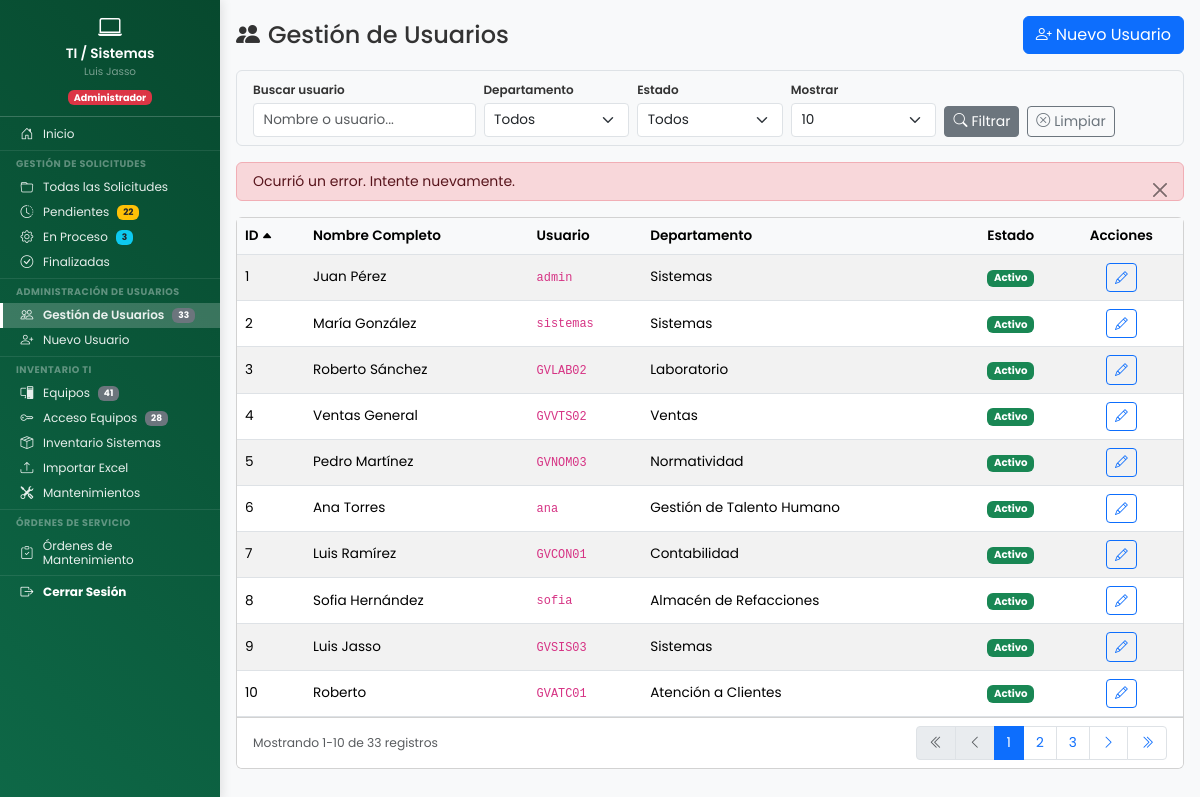
The page /dashboard/sistemas/gestion_usuarios/dashboard_usuarios.php?msg=error (signed in) on the database its author committed.
### tables this page shows
CREATE TABLE `usuarios` (
  `id` int(11) NOT NULL,
  `nombre_completo` varchar(150) NOT NULL,
  `no_nomina` varchar(20) DEFAULT NULL COMMENT 'Número de nómina del empleado',
  `puesto` varchar(100) DEFAULT NULL COMMENT 'Puesto del empleado',
  `fecha_ingreso` date DEFAULT NULL COMMENT 'Fecha de ingreso a la empresa',
  `periodo_pago` enum('quincenal','semanal') DEFAULT NULL COMMENT 'Periodo de pago del empleado',
  `empresa` enum('resimex','carganova') DEFAULT NULL COMMENT 'Empresa del empleado',
  `jornada` enum('lunes_viernes','lunes_sabado') DEFAULT 'lunes_sabado' COMMENT 'Tipo de jornada laboral',
  `usuario` varchar(50) NOT NULL,
  `password` varchar(255) NOT NULL,
  `departamento` varchar(100) NOT NULL,
  `departamento_id` int(11) DEFAULT NULL,
  `es_colaborativo` tinyint(1) NOT NULL DEFAULT 0,
  `activo` tinyint(1) NOT NULL DEFAULT 1,
  `es_admin_area` tinyint(1) DEFAULT 0 COMMENT 'Rol Administrativo/Jefe de área para Vacaciones (1=Sí, 0=No)',
  `fecha_registro` datetime NOT NULL DEFAULT current_timestamp(),
  `ultimo_acceso` datetime DEFAULT NULL,
  `created_by` int(11) DEFAULT NULL COMMENT 'ID del usuario que creó este registro',
  `updated_at` datetime DEFAULT NULL COMMENT 'Fecha y hora de última actualización',
  `updated_by` int(11) DEFAULT NULL COMMENT 'ID del usuario que realizó la última actualización'
);

CREATE TABLE `departamentos` (
  `id` int(11) NOT NULL,
  `codigo` varchar(50) NOT NULL COMMENT 'Código único (ej: mantenimiento, sistemas)',
  `nombre` varchar(100) NOT NULL COMMENT 'Nombre completo para mostrar',
  `activo` tinyint(1) DEFAULT 1,
  `fecha_creacion` timestamp NOT NULL DEFAULT current_timestamp()
);

### dashboard/sistemas/gestion_usuarios/dashboard_usuarios.php (the view, shortened to what this page needs)
<?php
$pdo = conectarDB();
$buscar_usuario = isset($_GET['buscar_usuario']) ? trim($_GET['buscar_usuario']) : '';
$registros_por_pagina = isset($_GET['por_pagina']) ? (int)$_GET['por_pagina'] : 10;
$pagina_actual = isset($_GET['pagina']) ? (int)$_GET['pagina'] : 1;
$orden = isset($_GET['orden']) ? $_GET['orden'] : 'id';
$direccion = isset($_GET['dir']) ? $_GET['dir'] : 'ASC';
$registros_por_pagina = in_array($registros_por_pagina, [10, 25, 50]) ? $registros_por_pagina : 10;
$pagina_actual = max(1, $pagina_actual);
$orden = in_array($orden, ['id', 'nombre_completo', 'usuario', 'departamento']) ? $orden : 'id';
$direccion = in_array(strtoupper($direccion), ['ASC', 'DESC']) ? strtoupper($direccion) : 'ASC';
$offset = ($pagina_actual - 1) * $registros_por_pagina;
$where_conditions = [];
$params = [];
$where_sql = !empty($where_conditions) ? 'WHERE ' . implode(' AND ', $where_conditions) : '';
$sql_count = "SELECT COUNT(*) as total FROM usuarios u $where_sql";
$stmt_count = $pdo->prepare($sql_count);
$stmt_count->execute($params);
$total_registros = $stmt_count->fetch(PDO::FETCH_ASSOC)['total'];
$total_paginas = ceil($total_registros / $registros_por_pagina);
$sql = "SELECT
            u.id,
            u.nombre_completo,
            u.usuario,
            u.departamento,
            d.nombre AS departamento_nombre,
            u.activo,
            u.fecha_registro,
            u.ultimo_acceso
        FROM usuarios u
        LEFT JOIN departamentos d ON u.departamento_id = d.id
        $where_sql
        ORDER BY u.$orden $direccion
        LIMIT :limit OFFSET :offset";
$stmt = $pdo->prepare($sql);
$stmt->bindValue(':limit', $registros_por_pagina, PDO::PARAM_INT);
$stmt->bindValue(':offset', $offset, PDO::PARAM_INT);
$stmt->execute();
$usuarios = $stmt->fetchAll(PDO::FETCH_ASSOC);
function buildUrl($params_override = []) {
    $params = array_merge($_GET, $params_override);
    return '?' . http_build_query($params);
}
?>
<!DOCTYPE html>
<html lang="es">
<head>
    <link href="https://cdn.jsdelivr.net/npm/bootstrap@5.3.2/dist/css/bootstrap.min.css" rel="stylesheet">
    <link rel="stylesheet" href="https://cdn.jsdelivr.net/npm/bootstrap-icons@1.11.1/font/bootstrap-icons.css">
    <link rel="stylesheet" href="<?php echo URL_BASE; ?>assets/css/dashboard.css">
    <link rel="stylesheet" href="<?php echo URL_BASE; ?>assets/css/formularios.css">
    <link rel="stylesheet" href="<?php echo URL_BASE; ?>assets/css/base/variables.css">
    <link rel="stylesheet" href="<?php echo URL_BASE; ?>assets/css/components/sidebar.css">
    <link rel="stylesheet" href="<?php echo URL_BASE; ?>assets/css/components/hamburger.css">
    <link rel="stylesheet" href="<?php echo URL_BASE; ?>assets/css/layouts/dashboard-layout.css">
    <link rel="stylesheet" href="<?php echo URL_BASE; ?>assets/css/utilities/responsive.css">
</head>
<body>
    <div class="dashboard-container">
        <?php include __DIR__ . '/../../../includes/sidebar/sidebar_ti.php'; ?>
        <main class="main-content">
            <div class="content-wrapper">
                <div class="row mb-3">
                    <div class="col">
                        <div class="d-flex justify-content-between align-items-center">
                            <h4 class="mb-0"><i class="bi bi-people-fill me-2"></i>Gestión de Usuarios</h4>
                            <a href="<?php echo URL_BASE; ?>dashboard/sistemas/gestion_usuarios/crear_usuario.php" class="btn btn-primary">
                                <i class="bi bi-person-plus me-1"></i>Nuevo Usuario
                            </a>
                        </div>
                    </div>
                </div>
                <div class="card filtros-card mb-3">
                    <div class="card-body py-2">
                        <form method="GET" class="row g-2 align-items-end">
                            <div class="col-md-3">
                                <label class="form-label small mb-1">Buscar usuario</label>
                                <input type="text" name="buscar_usuario" class="form-control form-control-sm"
                                       placeholder="Nombre o usuario..." value="<?php echo htmlspecialchars($buscar_usuario); ?>">
                            </div>
                            <div class="col-md-2">
                                <label class="form-label small mb-1">Departamento</label>
                                <select name="departamento" class="form-select form-select-sm">
                                    <option value="">Todos</option>
                                </select>
                            </div>
                            <div class="col-md-2">
                                <label class="form-label small mb-1">Estado</label>
                                <select name="estado" class="form-select form-select-sm">
                                    <option value="">Todos</option>
                                </select>
                            </div>
                            <div class="col-md-2">
                                <label class="form-label small mb-1">Mostrar</label>
                                <select name="por_pagina" class="form-select form-select-sm">
                                    <option value="10" <?php echo $registros_por_pagina == 10 ? 'selected' : ''; ?>>10</option>
                                </select>
                            </div>
                            <div class="col-md-3">
                                <button type="submit" class="btn btn-sm btn-secondary me-1">
                                    <i class="bi bi-search me-1"></i>Filtrar
                                </button>
                                <a href="<?php echo URL_BASE; ?>dashboard/sistemas/gestion_usuarios/dashboard_usuarios.php" class="btn btn-sm btn-outline-secondary">
                                    <i class="bi bi-x-circle me-1"></i>Limpiar
                                </a>
                            </div>
                        </form>
                    </div>
                </div>
                <?php if (isset($_GET['msg'])): ?>
                    <?php
                    $mensajes = [
                        'creado' => ['success', 'Usuario creado correctamente.'],
                        'actualizado' => ['success', 'Usuario actualizado correctamente.'],
                        'activado' => ['success', 'Usuario activado correctamente.'],
                        'desactivado' => ['warning', 'Usuario desactivado correctamente.'],
                        'error' => ['danger', 'Ocurrió un error. Intente nuevamente.'],
                        'error_usuario_existe' => ['danger', 'El nombre de usuario ya existe.'],
                    ];
                    $msg = $_GET['msg'];
                    if (isset($mensajes[$msg])):
                    ?>
                        <div class="alert alert-<?php echo $mensajes[$msg][0]; ?> alert-dismissible fade show py-2" role="alert">
                            <?php echo $mensajes[$msg][1]; ?>
                            <button type="button" class="btn-close" data-bs-dismiss="alert"></button>
                        </div>
                    <?php endif; ?>
                <?php endif; ?>
                <div class="card">
                    <div class="card-body p-0">
                        <div class="table-responsive">
                            <table class="table table-hover table-striped mb-0">
                                <thead>
                                    <tr>
                                        <?php
                                        $columnas = [
                                            'id' => 'ID',
                                            'nombre_completo' => 'Nombre Completo',
                                            'usuario' => 'Usuario',
                                            'departamento' => 'Departamento'
                                        ];
                                        foreach ($columnas as $col => $label):
                                            $nueva_dir = ($orden === $col && $direccion === 'ASC') ? 'DESC' : 'ASC';
                                            $icono = '';
                                            if ($orden === $col) {
                                                $icono = $direccion === 'ASC' ? '<i class="bi bi-caret-up-fill sort-icon"></i>' : '<i class="bi bi-caret-down-fill sort-icon"></i>';
                                            }
                                        ?>
                                            <th class="th-sortable" onclick="window.location='<?php echo buildUrl(['orden' => $col, 'dir' => $nueva_dir, 'pagina' => 1]); ?>'">
                                                <?php echo $label . $icono; ?>
                                            </th>
                                        <?php endforeach; ?>
                                        <th class="text-center">Estado</th>
                                        <th class="text-center">Acciones</th>
                                    </tr>
                                </thead>
                                <tbody>
                                    <?php if (count($usuarios) > 0): ?>
                                        <?php foreach ($usuarios as $usuario): ?>
                                            <tr>
                                                <td><?php echo $usuario['id']; ?></td>
                                                <td><?php echo htmlspecialchars($usuario['nombre_completo']); ?></td>
                                                <td><code><?php echo htmlspecialchars($usuario['usuario']); ?></code></td>
                                                <td><?php echo htmlspecialchars($usuario['departamento_nombre'] ?? $usuario['departamento']); ?></td>
                                                <td class="text-center">
                                                    <?php if ($usuario['activo']): ?>
                                                        <span class="badge badge-activo">Activo</span>
                                                    <?php else: ?>
                                                        <span class="badge badge-inactivo">Inactivo</span>
                                                    <?php endif; ?>
                                                </td>
                                                <td class="text-center">
                                                    <a href="<?php echo URL_BASE; ?>dashboard/sistemas/gestion_usuarios/editar_usuario.php?id=<?php echo $usuario['id']; ?>"
                                                       class="btn btn-sm btn-outline-primary btn-accion" title="Editar">
                                                        <i class="bi bi-pencil"></i>
                                                    </a>
                                                </td>
                                            </tr>
                                        <?php endforeach; ?>
                                    <?php endif; ?>
                                </tbody>
                            </table>
                        </div>
                    </div>
                    <?php if ($total_paginas > 1): ?>
                        <div class="card-footer bg-white">
                            <div class="d-flex justify-content-between align-items-center">
                                <small class="text-muted">
                                    Mostrando <?php echo $offset + 1; ?>-<?php echo min($offset + $registros_por_pagina, $total_registros); ?>
                                    de <?php echo $total_registros; ?> registros
                                </small>
                                <nav>
                                    <ul class="pagination pagination-sm mb-0">
                                        <li class="page-item <?php echo $pagina_actual <= 1 ? 'disabled' : ''; ?>">
                                            <a class="page-link" href="<?php echo buildUrl(['pagina' => 1]); ?>">
                                                <i class="bi bi-chevron-double-left"></i>
                                            </a>
                                        </li>
                                        <li class="page-item <?php echo $pagina_actual <= 1 ? 'disabled' : ''; ?>">
                                            <a class="page-link" href="<?php echo buildUrl(['pagina' => $pagina_actual - 1]); ?>">
                                                <i class="bi bi-chevron-left"></i>
                                            </a>
                                        </li>
                                        <?php
                                        $rango = 2;
                                        $inicio = max(1, $pagina_actual - $rango);
                                        $fin = min($total_paginas, $pagina_actual + $rango);
                                        for ($i = $inicio; $i <= $fin; $i++):
                                        ?>
                                            <li class="page-item <?php echo $i == $pagina_actual ? 'active' : ''; ?>">
                                                <a class="page-link" href="<?php echo buildUrl(['pagina' => $i]); ?>"><?php echo $i; ?></a>
                                            </li>
                                        <?php endfor; ?>
                                        <li class="page-item <?php echo $pagina_actual >= $total_paginas ? 'disabled' : ''; ?>">
                                            <a class="page-link" href="<?php echo buildUrl(['pagina' => $pagina_actual + 1]); ?>">
                                                <i class="bi bi-chevron-right"></i>
                                            </a>
                                        </li>
                                        <li class="page-item <?php echo $pagina_actual >= $total_paginas ? 'disabled' : ''; ?>">
                                            <a class="page-link" href="<?php echo buildUrl(['pagina' => $total_paginas]); ?>">
                                                <i class="bi bi-chevron-double-right"></i>
                                            </a>
                                        </li>
                                    </ul>
                                </nav>
                            </div>
                        </div>
                    <?php endif; ?>
                </div>
            </div>
        </main>
    </div>
</body>
</html>

### rows shown on the page
usuarios: id "1", nombre_completo "Juan Pérez", usuario "admin", departamento.nombre "Sistemas", activo "Activo"
usuarios: id "2", nombre_completo "María González", usuario "sistemas", departamento.nombre "Sistemas", activo "Activo"
usuarios: id "3", nombre_completo "Roberto Sánchez", usuario "GVLAB02", departamento.nombre "Laboratorio", activo "Activo"
usuarios: id "4", nombre_completo "Ventas General", usuario "GVVTS02", departamento.nombre "Ventas", activo "Activo"
usuarios: id "5", nombre_completo "Pedro Martínez", usuario "GVNOM03", departamento.nombre "Normatividad", activo "Activo"
usuarios: id "6", nombre_completo "Ana Torres", usuario "ana", departamento.nombre "Gestión de Talento Humano", activo "Activo"
usuarios: id "7", nombre_completo "Luis Ramírez", usuario "GVCON01", departamento.nombre "Contabilidad", activo "Activo"
usuarios: id "8", nombre_completo "Sofia Hernández", usuario "sofia", departamento.nombre "Almacén de Refacciones", activo "Activo"
usuarios: id "9", nombre_completo "Luis Jasso", usuario "GVSIS03", departamento.nombre "Sistemas", activo "Activo"
usuarios: id "10", nombre_completo "Roberto", usuario "GVATC01", departamento.nombre "Atención a Clientes", activo "Activo"

### other values the page prints
$_SESSION['nombre_completo'] "Luis Jasso"
$stats_sidebar['pendientes'] "22"
$stats_sidebar['en_proceso'] "3"
$total_usuarios "33"
$total_equipos "41"
$total_acceso "28"
$mensajes[$msg][1] "Ocurrió un error. Intente nuevamente."
$label "ID"
$label "Nombre Completo"
$label "Usuario"
$label "Departamento"
$offset + 1 "1"
min($offset + $registros_por_pagina, $total_registros) "10"
$total_registros "33"
